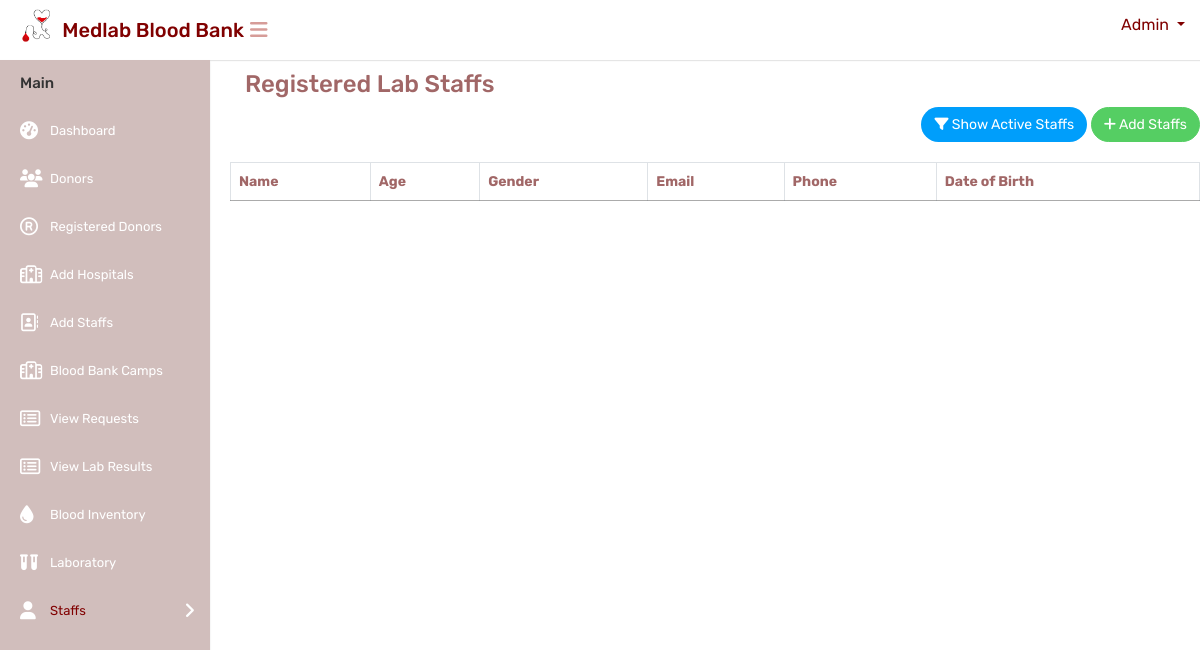
/registeredstafftablelab, run on an earlier commit of the app's database.
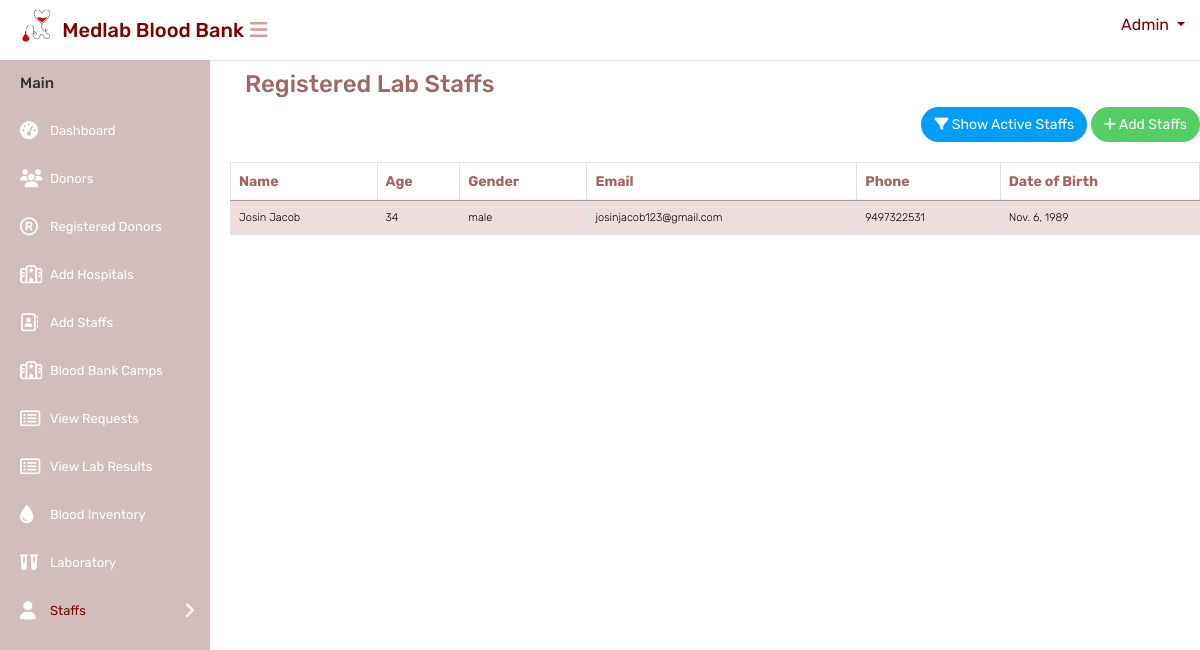
And on a later commit of the database.
### website/models.py (models this page shows, shortened)
class Staff(models.Model):
    name = models.CharField(max_length=255)
    age = models.IntegerField()
    user=models.OneToOneField(CustomUser,on_delete=models.CASCADE)
    gender = models.CharField(max_length=10, choices=[('male', 'Male'), ('female', 'Female'), ('other', 'Other')])
    dob = models.DateField()
    role = models.CharField(max_length=20, choices=CustomUser.ROLE_CHOICE,blank=True,null=True)

class CustomUser(AbstractUser):
    DONOR = 1
    HOSPITAL = 2
    STAFF = 3
    REGISTEREDDONOR = 4
    LABSTAFF = 5
    ROLE_CHOICE = (
        (DONOR, 'DONOR'),
        (HOSPITAL, 'HOSPITAL'),
        (STAFF, 'STAFF'),
        (REGISTEREDDONOR, 'REGISTEREDDONOR'),
        (LABSTAFF, 'LABSTAFF'),
    )
    username=None
    first_name = None
    last_name = None
    USERNAME_FIELD = 'email'
    email = models.EmailField(max_length=100, unique=True)
    phone = models.CharField(max_length=12, blank=True)
    password = models.CharField(max_length=128)
    role = models.IntegerField(choices=ROLE_CHOICE,default='1')
    is_admin = models.BooleanField(default=False)
    is_staff = models.BooleanField(default=False)
    is_active = models.BooleanField(default=True)
    is_superadmin = models.BooleanField(default=False)
    REQUIRED_FIELDS = ['phone']
    objects = UserManager()

### website/views.py (the view)
# urls.py: path('registeredstafftablelab', registeredstafftablelab, name='registeredstafftablelab'),
def registeredstafftablelab(request):
    staff_list= Staff.objects.all()
    return render(request, 'mainuser/registeredlabstafftable.html',{'staff_list':staff_list})

### templates/mainuser/registeredlabstafftable.html (shortened to what the changed rows need)
{% load static %}
<html>
<head>
        <link rel="stylesheet" type="text/css" href="{% static 'mainuser/css/bootstrap.min.css' %}">
        <link rel="stylesheet" type="text/css" href="{% static 'mainuser/css/font-awesome.min.css' %}">
        <link rel="stylesheet" type="text/css" href="{% static 'mainuser/css/style.css' %}">
        <link rel="stylesheet" type="text/css" href="https://cdn.datatables.net/1.11.6/css/jquery.dataTables.css">
</head>
<body>
    <div class="main-wrapper">
        <div class="page-wrapper">
            <div class="row">
                <div class="col-md-12">
                    <div class="table-responsive">
                        <table class="table table-bordered table-striped custom-table datatable mb-0">
                            <thead>
                                <tr>
                                    <th>Name</th>
                                    <th>Age</th>
                                    <th>Gender</th>
                                    <th>Email</th>
                                    <th>Phone</th>
                                    <th>Date of Birth</th>
                                </tr>
                            </thead>
                            <tbody>
                                {% for staff in staff_list %}
                                    {% if staff.role == 'LABSTAFF' %}
                                        <tr>
                                            <td>{{ staff.name }}</td>
                                            <td>{{ staff.age }}</td>
                                            <td>{{ staff.gender }}</td>
                                            <td>{{ staff.user.email }}</td>
                                            <td>{{ staff.user.phone }}</td>
                                            <td>{{ staff.dob }}</td>
                                        </tr>
                                    {% endif %}
                                {% endfor %}
                            </tbody>
                        </table>
                    </div>
                </div>
            </div>
        </div>
</body>
</html>

What changed in the data, as far as the page shows it:
added Staff: name "Josin Jacob", age "34", gender "male", user.email "josinjacob123@gmail.com", user.phone "9497322531", dob "Nov. 6, 1989"
